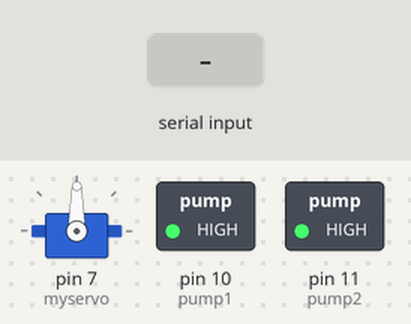
Simulated run of this sketch. Board: Arduino Uno, built with avr-gcc and run on an emulated ATmega328P. Shown: servo, switched loads named in the sketch (green lamp = pin HIGH). Inputs (shaded band) come from the test bench.

Above: at 1.2 s.
1.3 s: "w" received over Serial
At 2.3 s:
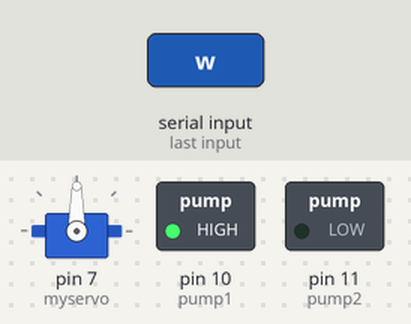
Timing chart, 0 to 22.8 s (numbered marks = the images above; inputs shaded):
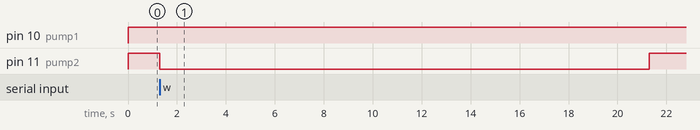

The sketch:

main.ino
```cpp
#include <Servo.h>

char btvalue=0;
int pump1=10;
int pump2=11;
Servo myservo;

void setup() {
  pinMode(pump1,OUTPUT);
  pinMode(pump2,OUTPUT);
  myservo.attach(7);
  myservo.write(90);
  Serial.begin(9600);
}

int food=0;
int water=0;

void loop() {
  digitalWrite(pump1,HIGH);
  digitalWrite(pump2,HIGH);

  int i=0;
  while (i!=5){
    if(Serial.available() > 0){
      btvalue= Serial.read();
      if(btvalue == 'w'){
        water=1;
      } else if(btvalue == 'f'){
        food=1;
      }
    }

    if (water==1){
      digitalWrite(pump1,HIGH);
      digitalWrite(pump2,LOW);
      delay(20000);
      digitalWrite(pump1,HIGH);
      digitalWrite(pump2,HIGH);
      water=0;
    }
    if (food==1){
      myservo.write(180);
      delay(2000);
      myservo.write(90);
      delay(100);
      food=0;
    }

  }
}
```

Measured:
- after the input at 1.3 s, pin 11 (pump2): HIGH → LOW at once, → HIGH 20.0 s later
